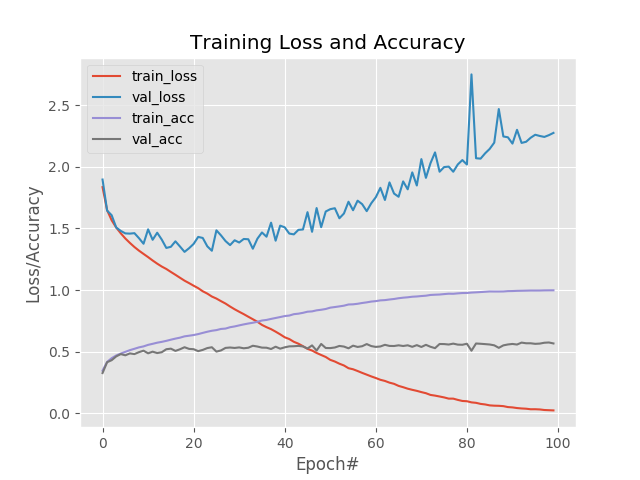
#> input picture keras_cifar10.png, 640 x 480 px
$ python convolutions.py --image keras_cifar10.png
#> lines starting #> are read from the running program, lines starting #| are printed output that depends on the picture

from skimage.exposure import rescale_intensity
import numpy as np
import argparse
import cv2

def convolve(image,K):
    # grab the spatial dimensions of the image and kernel
    (iH,iW) = image.shape[:2]
    (kH,kW) = K.shape[:2]

    pad = (kW - 1) // 2

    image = cv2.copyMakeBorder(image,pad,pad,pad,pad,cv2.BORDER_REFLECT)

    output = np.zeros((iH,iW),dtype="float")

    # loop over the input image,"sliding" the kernel across
    # each(x,y) - coordinates from left-to-right and top-to-bottom
    for y in np.arange(pad,iH + pad):
        for x in np.arange(pad,iW + pad):
            # extract the ROI of the image by extracting the
            # *center* region of the current(x,y)-coordinates dimensions
            roi = image[y - pad : y + pad + 1,x - pad : x + pad + 1]

            # perform the actual convolution by taking the element-wise
            # multiplication between the ROI and the kernel,then summing
            # the matrix
            k = (roi * K).sum()

            # store the convovled value in the output(x,y)-coordinate
            # of the output image
            output[y-pad,x-pad] = k

    # rescale the output image to be in the range[0,255]
    output = rescale_intensity(output,in_range=(0,255))
    output = (output * 255).astype("uint8")

    return output


if __name__ == "__main__":
    ap = argparse.ArgumentParser()
    ap.add_argument("-i","--image",required=True,help="path to the input image")
    args = vars(ap.parse_args())

    smallBlur = np.ones((7,7),dtype="float") * (1.0 / (7 * 7))
    largeBlur = np.ones((21,21),dtype="float") * (1.0 / (21 * 21))

    sharpen = np.array(([0,-1,0],[-1,5,-1],[0,-1,0]),dtype="int")
    laplacian = np.array(([0,1,0],[1,-4,1],[0,1,0]),dtype="int")

    sobelX = np.array(([-1,0,1],[-2,0,2],[-1,0,1]),dtype="int")
    sobelY = np.array(([-1,-2,-1],[0,0,0],[1,2,1]),dtype="int")

    emboss = np.array(([-2,-1,0],[-1,1,1],[0,1,2]),dtype="int")

    kernelBank = (("small_blur",smallBlur),("large_blur",largeBlur),("sharpen",sharpen),
        ("laplacian",laplacian),("sobel_x",sobelX),("sobel_y",sobelY),("emboss",emboss))

    image = cv2.imread(args["image"])
#> image is the input picture: shape (480, 640, 3); mean B, G, R 236.5, 236, 235.9
    gray = cv2.cvtColor(image,cv2.COLOR_BGR2GRAY)

    for (kernelName,K) in kernelBank:
        print("[INFO] applying {} kernel".format(kernelName))

        convolveOutput = convolve(gray,K)
        opencvOutput = cv2.filter2D(gray,-1,K)

        # show
        cv2.imshow("Original",gray)
        cv2.imshow("{} - convole".format(kernelName),convolveOutput)
        cv2.imshow("{} - opencv".format(kernelName),opencvOutput)

        cv2.waitKey(0)
        cv2.destroyAllWindows()
#> this loop made 7 passes
#> pass 1, in convolve, `image = cv2.copyMakeBorder(image,pad,pad,pad,pad,cv2.BORDER_REFLECT)`:
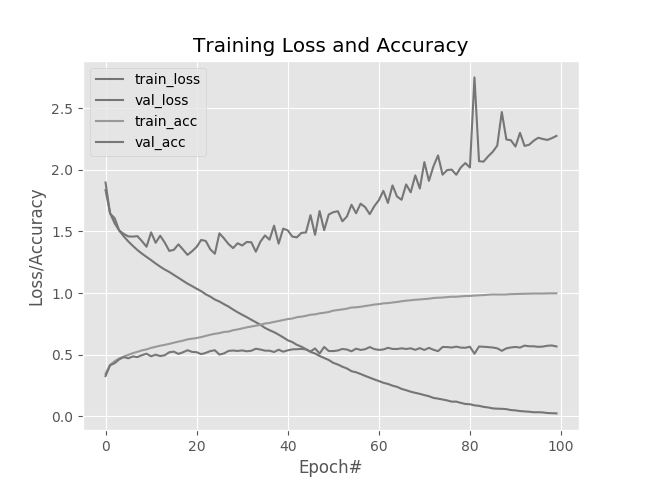
#> image: shape (486, 646); min 0, max 255, mean 236.4
#> pass 1, `convolveOutput = convolve(gray,K)`:
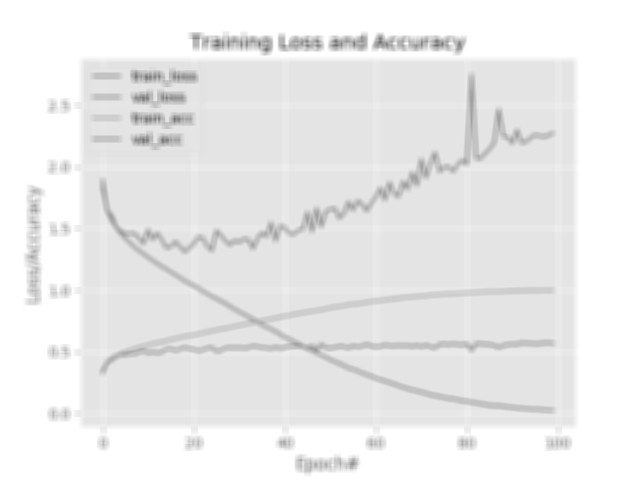
#> convolveOutput: shape (480, 640); min 106, max 255, mean 235.5
#> pass 2, in convolve (call 2), `image = cv2.copyMakeBorder(image,pad,pad,pad,pad,cv2.BORDER_REFLECT)`:
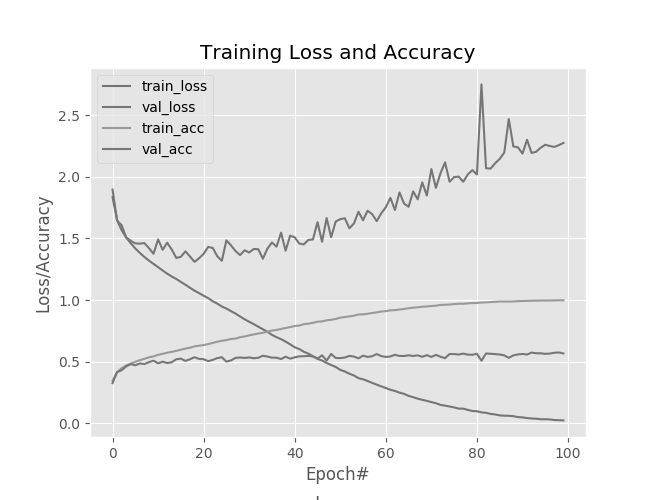
#> image: shape (500, 660); min 0, max 255, mean 237.3
